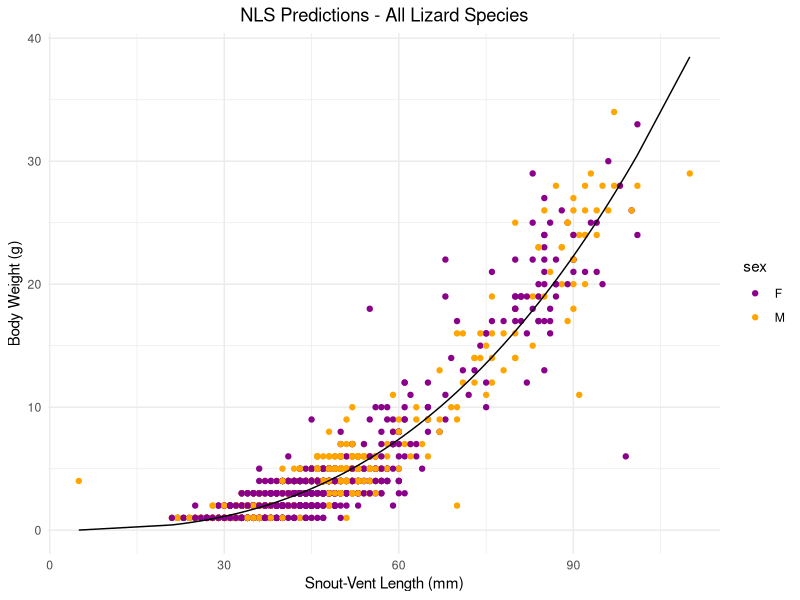

Write the R code that produced this figure.
## ---- chunk 1
knitr::opts_chunk$set(echo = TRUE, message = FALSE, warning = FALSE)

library(tidyverse)
library(here)
library(kableExtra)
library(Metrics)
## ---- chunk 2
#Read in the data

lizards <- read_csv(here("data", "lizards.csv"))
## ---- chunk 3
#Create a function using given model

func1 <- function(a, b, length){
 out = a *(length^b)
return(out)
}
## ---- chunk 4
#Run OLS regression on log transformed data

my_guess_model <- lm(log(lizards$weight) ~ log(lizards$SV_length), data = lizards)

#Get coefficients

#coefficients(my_guess_model)

# (Intercept) log(lizards$SV_length) 
#  -8.256862               2.479417

#Mathematically transform the intercept coefficient to get the guess for parameter a

b <- my_guess_model$coefficients[2]
a <- exp((my_guess_model$coefficients[1]))
## ---- chunk 5
lizard_nls <- nls(weight ~ func1(a, b, SV_length),
                  data=lizards,
                  start=list(a = a, b = b),
                  trace=FALSE)

#summary(lizard_nls)

broom::tidy(lizard_nls) %>% 
  kable(caption = "Table 1: All Species NLS Results") %>% 
  kable_classic()
## ---- chunk 6

#Make a prediction based on the model

lizard_predict <- lizards %>% 
  mutate(predict = predict(lizard_nls,newdata =.))

ggplot(data = lizard_predict) +
  geom_point(aes(x = SV_length,y = weight, color = sex)) +
  labs(x = "Snout-Vent Length (mm)",
      y = "Body Weight (g)",
      title = "NLS Predictions - All Lizard Species")+
  geom_line(aes(x = SV_length,y=predict), color='black') +
  scale_color_manual(values= c("darkmagenta", "orange")) +
  theme_minimal() +
  theme(plot.title = element_text(hjust = 0.5))
## ---- chunk 7
whiptail <- lizards %>% 
  filter(spp == "CNTI", sex == "M")
## ---- chunk 8
#Create a function using given model (already completed)

func1 <- function(a, b, length){
 out= a*(length^b)
return(out)
}
## ---- chunk 9
#Run OLS regression on log transformed data

my_guess_model_whip <- lm(log(whiptail$weight) ~ log(whiptail$SV_length), data = whiptail)

#Get coefficients

#coefficients(my_guess_model_whip)

# (Intercept) log(lizards$SV_length) 
#  -9.023963             2.698108

#Mathematically transform the intercept coefficient to get the guess for parameter a

b_whip <- my_guess_model_whip$coefficients[2]
a_whip <- exp((my_guess_model_whip$coefficients[1]))
## ---- chunk 10
whiptail_nls <- nls(weight ~ func1(a, b, SV_length),
                  data = whiptail,
                  start = list(a = a_whip, b = b_whip),
                  trace = FALSE)

#summary(whiptail_nls)

broom::tidy(whiptail_nls) %>% 
  kable(caption = "Table 2: Male Western Whiptail NLS Results") %>% 
  kable_classic()
